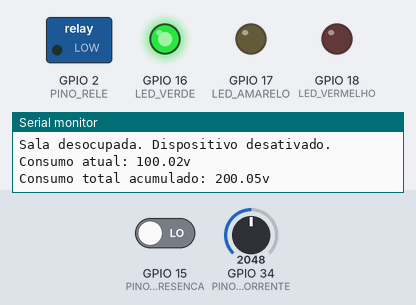
Bench run of a sketch on a simulated ESP32. Shown: switched loads named in the sketch (green lamp = pin HIGH), output pins drawn as LEDs (lit = HIGH), the last lines printed to the serial monitor. Inputs (shaded band) come from the test bench; at power-on: GPIO 15 (PINO_SENSOR_PRESENCA) LOW, GPIO 34 (PINO_SENSOR_CORRENTE) = 2048. WiFi joins after 1.5 s; servers stay silent unless stated; web services answer with replies made up by the test bench.

Above: at 3.2 s.
3.3 s: GPIO 15 (PINO_SENSOR_PRESENCA) driven HIGH
At 4.6 s:
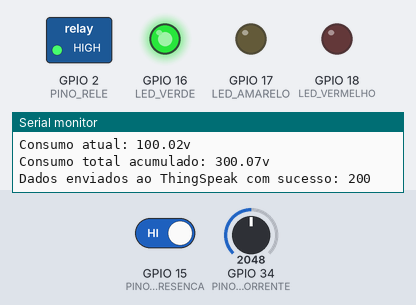
5.5 s: GPIO 34 (PINO_SENSOR_CORRENTE) set to 2188
7.2 s: GPIO 34 (PINO_SENSOR_CORRENTE) set to 2282
At 8.8 s:
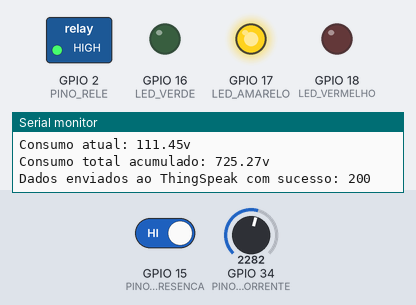
9.5 s: GPIO 15 (PINO_SENSOR_PRESENCA) driven LOW
At 10.4 s:
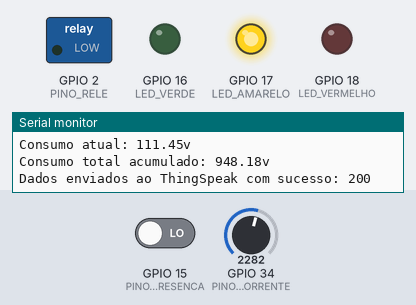
11.5 s: GPIO 34 (PINO_SENSOR_CORRENTE) set to 4031
13.2 s: GPIO 34 (PINO_SENSOR_CORRENTE) set to 4075
At 14.6 s:
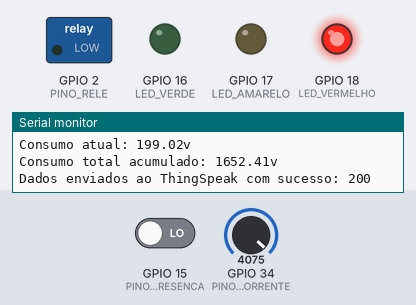
Timing chart, 0 to 16.2 s (numbered marks = the images above; inputs shaded):
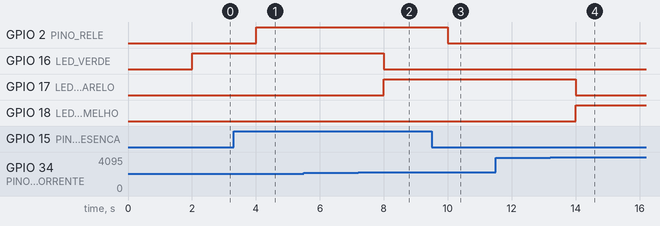

Measured:
- the behaviour switches between 2252 and 2253 on GPIO 34 (PINO_SENSOR_CORRENTE) (found by bisection; images 1 and 2)
- the behaviour switches between 4074 and 4075 on GPIO 34 (PINO_SENSOR_CORRENTE) (found by bisection; images 3 and 4)
- after the input at 3.3 s, GPIO 2 (PINO_RELE): LOW → HIGH after 0.70 s
- after the input at 7.2 s, GPIO 16 (LED_VERDE): HIGH → LOW after 0.80 s; GPIO 17 (LED_AMARELO): LOW → HIGH after 0.80 s
- after the input at 9.5 s, GPIO 2 (PINO_RELE): HIGH → LOW after 0.50 s
- after the input at 13.2 s, GPIO 17 (LED_AMARELO): HIGH → LOW after 0.80 s; GPIO 18 (LED_VERMELHO): LOW → HIGH after 0.80 s

The sketch:

sketch.ino
```cpp
#include <WiFi.h>
#include <HTTPClient.h>

// Configurações da rede Wi-Fi
#define WIFI_SSID "Wokwi-GUEST"
#define WIFI_PASSWORD ""

// Configurações do ThingSpeak
#define THINGSPEAK_API_KEY "P0U4CRF44LFSEUVD"
#define THINGSPEAK_URL "http://api.thingspeak.com/update"

#define PINO_SENSOR_CORRENTE 34
#define PINO_SENSOR_PRESENCA 15
#define PINO_RELE 2

#define LED_VERDE 16
#define LED_AMARELO 17
#define LED_VERMELHO 18

float consumoTotal = 0.0;
float corrente = 0.0;
bool ocupacao = false;
unsigned long tempoAnterior = 0;
const unsigned long intervalo = 1000;

void setup() {
  Serial.begin(115200);

  pinMode(PINO_SENSOR_PRESENCA, INPUT);
  pinMode(PINO_RELE, OUTPUT);
  pinMode(LED_VERDE, OUTPUT);
  pinMode(LED_AMARELO, OUTPUT);
  pinMode(LED_VERMELHO, OUTPUT);

  WiFi.begin(WIFI_SSID, WIFI_PASSWORD);
  Serial.println("Conectando ao Wi-Fi...");
  while (WiFi.status() != WL_CONNECTED) {
    delay(1000);
    Serial.println("Aguardando conexão Wi-Fi...");
  }
  Serial.println("Wi-Fi conectado!");
}

void enviarDadosThingSpeak(float consumo, float corrente, bool ocupacao) {
  if (WiFi.status() == WL_CONNECTED) {
    HTTPClient http;
    String url = String(THINGSPEAK_URL) + "?api_key=" + THINGSPEAK_API_KEY +
                 "&field1=" + String(consumo) +
                 "&field2=" + String(corrente) +
                 "&field3=" + String(ocupacao);
    http.begin(url);

    int httpResponseCode = http.GET();
    if (httpResponseCode > 0) {
      Serial.print("Dados enviados ao ThingSpeak com sucesso: ");
      Serial.println(httpResponseCode);
    } else {
      Serial.print("Erro ao enviar os dados: ");
      Serial.println(httpResponseCode);
    }
    http.end();
  } else {
    Serial.println("Wi-Fi desconectado. Não foi possível enviar os dados.");
  }
}

void loop() {
  unsigned long tempoAtual = millis();

  if (tempoAtual - tempoAnterior >= intervalo) {
    tempoAnterior = tempoAtual;

    int leituraCorrente = analogRead(PINO_SENSOR_CORRENTE);
    corrente = (leituraCorrente * (2 / 4095.0)) * 100;
    consumoTotal += corrente;
    ocupacao = digitalRead(PINO_SENSOR_PRESENCA);

    if (ocupacao) {
      digitalWrite(PINO_RELE, HIGH);
      Serial.println("Sala ocupada. Dispositivo ativado.");
    } else {
      digitalWrite(PINO_RELE, LOW);
      Serial.println("Sala desocupada. Dispositivo desativado.");
    }

    if (corrente <= 110) {
      digitalWrite(LED_VERDE, HIGH);
      digitalWrite(LED_AMARELO, LOW);
      digitalWrite(LED_VERMELHO, LOW);
    } else if (corrente > 110 && corrente <= 199) {
      digitalWrite(LED_VERDE, LOW);
      digitalWrite(LED_AMARELO, HIGH);
      digitalWrite(LED_VERMELHO, LOW);
    } else if (corrente > 199) {
      digitalWrite(LED_VERDE, LOW);
      digitalWrite(LED_AMARELO, LOW);
      digitalWrite(LED_VERMELHO, HIGH);
    }

    Serial.print("Consumo atual: ");
    Serial.print(corrente);
    Serial.println("v");

    Serial.print("Consumo total acumulado: ");
    Serial.print(consumoTotal);
    Serial.println("v");

    enviarDadosThingSpeak(consumoTotal, corrente, ocupacao);
  }
}
```
